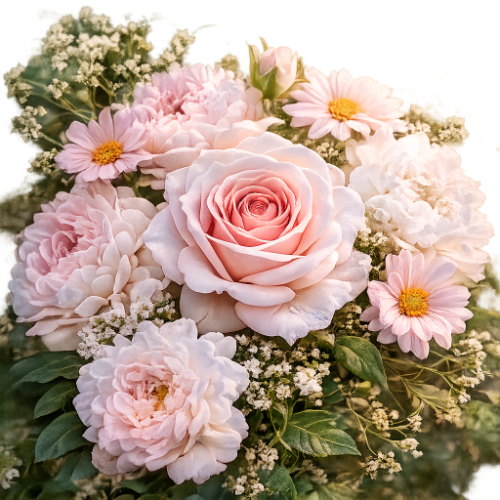
#> input picture images/cover/flower.png, 500 x 500 px
$ python test_steganography.py
#> lines starting #> are read from the running program, lines starting #| are printed output that depends on the picture
### image_utils.py
"""
image_utils.py

Description:
Contains utility functions for loading,
reading and saving images.

Author: Madhu
Project: StegaCrypt
"""
from PIL import Image


def load_image(path: str) -> tuple[Image.Image , str] :
    """
    Load an image and convert it to RGB mode.

    Args:
        path (str): Path to the image.

    Returns:
        Image: Pillow Image object.
    """
#> called with path = 'images/cover/flower.png'
    image = Image.open(path)
#> image is the input picture: PIL image 500x500 RGBA; mean R, G, B, A 149.1, 127.8, 111.1, 213.3
    original_format =image.format
#> original_format = 'PNG'
    image = image.convert("RGB")
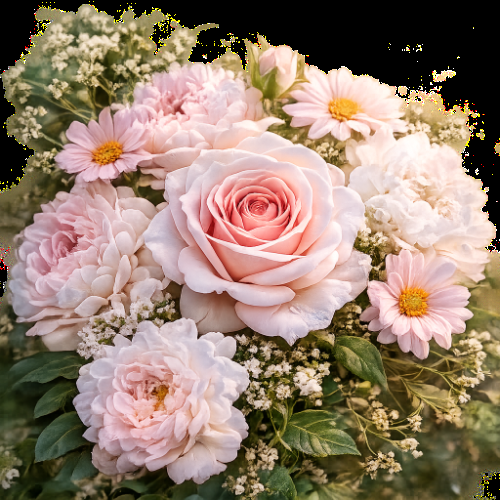
#> image: PIL image 500x500 RGB; mean R, G, B 149.1, 127.8, 111.1
    return image,original_format


def get_pixel(image:Image.Image,x:int,y:int) -> tuple[int,int,int]:
    return image.getpixel((x,y))

def set_pixel(
        image:Image.Image,
        x:int,
        y:int,
        rgb:tuple[int,int,int]

)-> None:
#this function doesnot returns anything insead it chages the image pixel
#strings are immutable but images are mutable they can be modified directly,now NO need to return new image
    image.putpixel((x,y),rgb)


def save_image(image:Image.Image,path:str)->None:
    image.save(path)

### steganography.py
"""
steganography.py

Contains functions for hiding
and extracting secret data.

Author: Madhuri
Project: StegaCrypt
"""

from binary_utils import (
    text_to_binary,
    binary_to_text
)

from image_utils import (
    get_pixel,
    set_pixel
)

from lsb_utils import (
    embed_bit,
    extract_bit
)

from PIL import Image


END_MARKER = "<END>"


def embed_single_bit(
    image: Image.Image,
    x: int,
    y: int,
    bit: int
) -> None:

    pixel = get_pixel(image, x, y)
    red, green, blue = pixel

    red = embed_bit(red, bit)

    new_pixel = (red, green, blue)

    set_pixel(image, x, y, new_pixel)


def get_image_capacity(image: Image.Image) -> int:
    width, height = image.size
    return width * height


# [114 lines left out: functions validate_message_size, validate_payload_size, embed_message, extract_single_bit, extract_message, not called in this run]

### lsb_utils.py
def embed_bit(value:int,bit:int) -> int:
    value =value & 0b11111110

    if bit == 1:
        value=value | 0b00000001
    return value


# [12 lines left out: function extract_bit, not called in this run]

### test_steganography.py
from image_utils import (
    load_image,
    save_image,
    get_pixel
)

from steganography import embed_single_bit

image, fmt = load_image("images/cover/flower.png")
#> fmt = 'PNG'

print("Before :", get_pixel(image,0,0))
#| Before : (0, 0, 0)

embed_single_bit(image,0,0,0)
#> in embed_single_bit, `pixel = get_pixel(image, x, y)`: pixel = (0, 0, 0)
#> in embed_single_bit, `red, green, blue = pixel`: red = 0
#> in embed_single_bit, `new_pixel = (red, green, blue)`: new_pixel = (0, 0, 0)

print("After  :", get_pixel(image,0,0))
#| After  : (0, 0, 0)

save_image(
    image,
    "images/cover/output/embedded.png"
)
